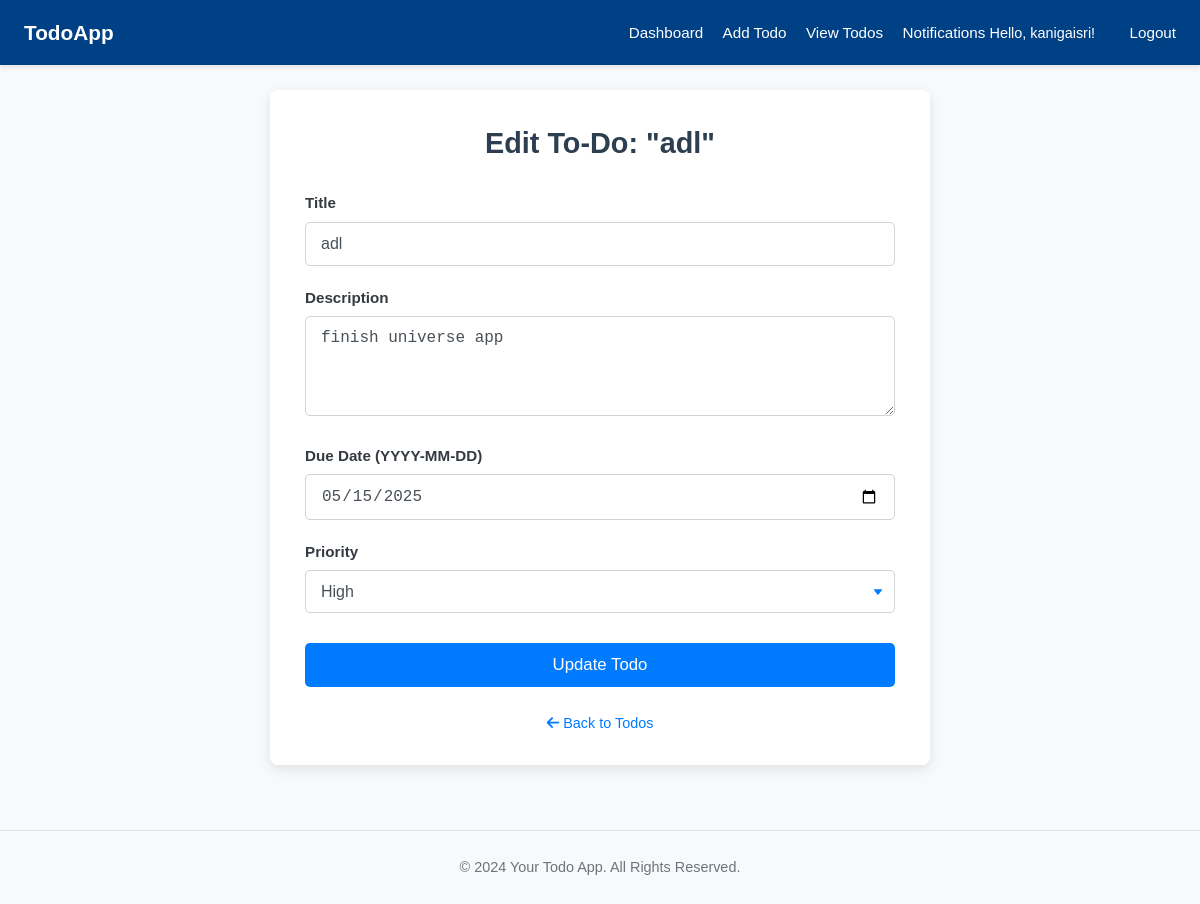
Page /todo/1/edit (signed in) on the committed database.
### app.py (models this page shows, shortened)
class User(UserMixin, db.Model):
    __tablename__ = 'user'
    id = db.Column(db.Integer, primary_key=True)
    username = db.Column(db.String(80), unique=True, nullable=False)
    email = db.Column(db.String(120), unique=True, nullable=False)
    password_hash = db.Column(db.String(200), nullable=False)
    todos = db.relationship('Todo', backref='author', lazy='dynamic', cascade="all, delete-orphan")
    notifications = db.relationship('Notification', foreign_keys='Notification.user_id', backref='recipient', lazy='dynamic', cascade="all, delete-orphan")

class Todo(db.Model):
    __tablename__ = 'todo'
    id = db.Column(db.Integer, primary_key=True)
    title = db.Column(db.String(150), nullable=False)
    description = db.Column(db.Text, nullable=True)
    due_date = db.Column(db.DateTime, nullable=True)
    is_completed = db.Column(db.Boolean, default=False, nullable=False)
    priority = db.Column(db.String(20), default='Medium') # 'High', 'Medium', 'Low'
    user_id = db.Column(db.Integer, db.ForeignKey('user.id'), nullable=False)
    created_at = db.Column(db.DateTime, default=datetime.utcnow, nullable=False)
    updated_at = db.Column(db.DateTime, default=datetime.utcnow, onupdate=datetime.utcnow, nullable=False)
    notifications = db.relationship('Notification', foreign_keys='Notification.todo_id', backref='related_task', lazy='dynamic', cascade="all, delete-orphan")

### app.py (the view)
@app.route('/todo/<int:todo_id>/edit', methods=['GET', 'POST'])
@login_required
def edit_todo(todo_id):
    todo = Todo.query.get_or_404(todo_id)
    if todo.author != current_user:
        abort(403)
    form = EditTodoForm(obj=todo) # Pre-populate form with todo data
    if form.validate_on_submit():
        todo.title = form.title.data
        todo.description = form.description.data
        todo.due_date = form.due_date.data if form.due_date.data else None
        todo.priority = form.priority.data
        todo.updated_at = datetime.utcnow()
        db.session.commit()
        flash('Your To-Do has been updated!', 'success')
        return redirect(url_for('view_todos'))
    elif request.method == 'GET':
        form.title.data = todo.title
        form.description.data = todo.description
        form.due_date.data = todo.due_date.date() if todo.due_date else None # Make sure to pass date object if field expects it
        form.priority.data = todo.priority
    return render_template('add_todo.html', title='Edit To-Do', form=form, legend=f'Edit To-Do: "{todo.title}"', todo=todo)

### app.py
class EditTodoForm(TodoForm): # Inherits from TodoForm
    submit = SubmitField('Update Todo')

### app.py (called while the page is built)
@login_manager.user_loader
def load_user(user_id):
    return User.query.get(int(user_id))

@app.context_processor
def inject_unread_notification_count():
    if current_user.is_authenticated:
        count = Notification.query.filter_by(user_id=current_user.id, is_read=False).count()
        return dict(unread_notifications_count=count)
    return dict(unread_notifications_count=0)

### templates/add_todo.html (shortened to what this page needs)
<!DOCTYPE html>
<html lang="en">
<head>
    <link rel="stylesheet" href="https://cdnjs.cloudflare.com/ajax/libs/font-awesome/6.0.0-beta3/css/all.min.css">
</head>
<body>
    <nav class="navbar">
        <div class="brand">
            <a href="{{ url_for('dashboard') }}">TodoApp</a>
        </div>
        <div class="nav-links">
            {% if current_user.is_authenticated %}
                <a href="{{ url_for('dashboard') }}">Dashboard</a>
                <a href="{{ url_for('add_todo') }}">Add Todo</a>
                <a href="{{ url_for('view_todos') }}">View Todos</a>
                <a href="{{ url_for('notifications_page') }}">
                    Notifications
                </a>
                <span class="user-greeting">Hello, {{ current_user.username }}!</span>
                <a href="{{ url_for('logout') }}">Logout</a>
            {% else %}
                <a href="{{ url_for('login') }}">Login</a>
                <a href="{{ url_for('register') }}">Register</a>
            {% endif %}
        </div>
    </nav>
    <div class="app-container">
        <div class="form-container">
            <h1>{{ legend }}</h1>
            <form method="POST" action="">
                <div class="form-group">
                    {{ form.title.label }}
                    {{ form.title(class="form-control", placeholder="E.g., Buy groceries") }}
                </div>
                <div class="form-group">
                    {{ form.description.label }}
                    {{ form.description(class="form-control", rows="4", placeholder="Any additional details...") }}
                </div>
                <div class="form-group">
                    {{ form.due_date.label }}
                    {{ form.due_date(class="form-control") }}
                </div>
                <div class="form-group">
                    {{ form.priority.label }}
                    {{ form.priority(class="form-control") }}
                </div>
                <div class="form-group">
                    {{ form.submit(class="submit-btn") }}
                </div>
            </form>
            <a href="{{ url_for('view_todos') }}" class="back-link"><i class="fas fa-arrow-left"></i> Back to Todos</a>
        </div>
    </div>
    <footer>
        <p>© {% if now %}{{ now().year }}{% else %}2024{% endif %} Your Todo App. All Rights Reserved.</p>
    </footer>
</body>
</html>

### templates/add_todo.html (style rules this page uses)
* { margin: 0; padding: 0; box-sizing: border-box; }
body { font-family: 'Arial', sans-serif; background-color: #f8f9fa; color: #333; line-height: 1.6; }
.navbar { background-color: #004085; padding: 1rem 1.5rem; color: white; display: flex; justify-content: space-between; align-items: center; box-shadow: 0 2px 4px rgba(0,0,0,0.1); }
.navbar a { color: white; text-decoration: none; margin-left: 15px; font-size: 0.95rem; transition: color 0.2s; }
.navbar .brand a { font-size: 1.3rem; font-weight: bold; margin-left: 0; }
.navbar .nav-links .user-greeting { margin-right: 15px; font-size: 0.9rem; }
.app-container { max-width: 700px; margin: 0 auto; padding: 25px 20px; }
.form-container { background-color: #ffffff; padding: 30px 35px; border-radius: 8px; box-shadow: 0 4px 12px rgba(0, 0, 0, 0.1); }
.form-container h1 { color: #2c3e50; text-align: center; margin-bottom: 25px; font-size: 1.8rem; }
.form-group { margin-bottom: 20px; }
.form-group label { display: block; margin-bottom: 6px; color: #343a40; font-weight: bold; font-size: 0.95rem; }
.form-group input[type="text"], .form-group input[type="date"], .form-group textarea, .form-group select { width: 100%; padding: 12px 15px; border: 1px solid #ced4da; border-radius: 5px; font-size: 1rem; color: #495057; background-color: #fff; transition: border-color .15s ease-in-out,box-shadow .15s ease-in-out; }
.form-group textarea { min-height: 100px; resize: vertical; }
.form-group select { appearance: none; background-repeat: no-repeat; background-position: right .75rem center; background-size: 8px 10px; }
input[type="submit"].submit-btn { width: 100%; padding: 12px 20px; background-color: #007bff; color: white; border: none; border-radius: 5px; font-size: 1.05rem; font-weight: 500; cursor: pointer; transition: background-color 0.2s ease-in-out, box-shadow 0.2s ease-in-out; margin-top: 10px; }
.back-link { display: block; text-align: center; margin-top: 25px; color: #007bff; text-decoration: none; font-size: 0.9rem; }
footer { text-align: center; margin-top: 40px; padding: 25px 20px; border-top: 1px solid #dee2e6; color: #6c757d; font-size: 0.9rem; }

### rows in the picture
User: username "kanigaisri"
Todo: title "adl", description "finish universe app", due_date "05/15/2025", priority "High"

### other values in the picture
{{ legend }} "Edit To-Do: \"adl\""
